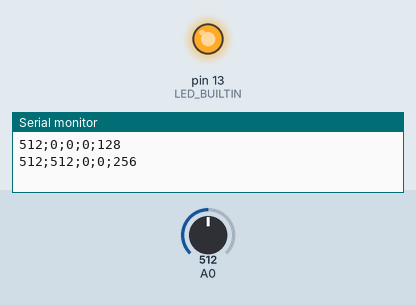
This sketch was run on a simulated Arduino Uno, built with avr-gcc and run on an emulated ATmega328P. On the bench: output pins drawn as LEDs (lit = HIGH), the last lines printed to the serial monitor. The test bench sets the inputs (shaded band); at power-on: A0 = 512.

Above: at 1.2 s.
1.3 s: A0 set to 884
4.3 s: A0 set to 914
At 6.1 s:
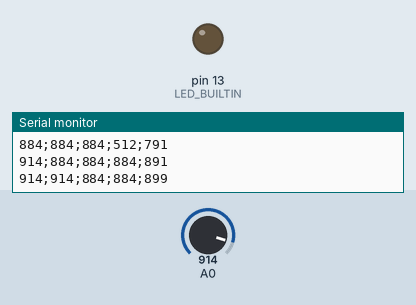
6.5 s: A0 set to 776
9.5 s: A0 set to 747
11.6 s: A0 set to 801
14.6 s: A0 set to 829
Timing chart, 0 to 17.6 s (numbered marks = the images above; inputs shaded):
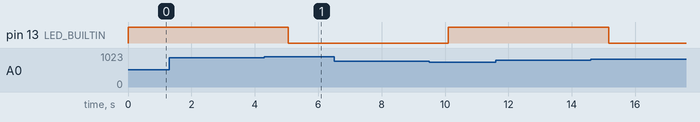

The sketch:

bonus.ino
```cpp
int cumul;
int cumul1, cumul2, cumul3;
int value;
int moyenne;

void setup() {
  // put your setup code here, to run once:
  Serial.begin(115200);
  value = 0;
  cumul1 = 0;
  cumul2 = 0;
  cumul3 = 0;
  pinMode(LED_BUILTIN, OUTPUT);
  digitalWrite(LED_BUILTIN, LOW);
}

void loop() {
  // put your main code here, to run repeatedly:
  cumul = 0;
  moyenne = 0;
  for(int count =0; count < 8 ; count++) // do 8 measures, compute average to reduce noise
  {
    value = analogRead(A0);
    delay(1); // short delay because A-D conversion need time
    cumul = cumul + value;
  }

  cumul = cumul >> 3; // c'est la moyenne, décallage de 3 donc divise par 2^3 = 8 car on a 8 valeurs
  moyenne = (cumul+cumul1+cumul2+cumul3)/4;
  if (moyenne < 800)
    digitalWrite(LED_BUILTIN, HIGH);
  else if (moyenne > 1400)
    digitalWrite(LED_BUILTIN, LOW);
  else
    digitalWrite(LED_BUILTIN, LOW);
  Serial.print(cumul);
  Serial.print(";");
  Serial.print(cumul1);
  Serial.print(";");
  Serial.print(cumul2);
  Serial.print(";");
  Serial.print(cumul3);
  Serial.print(";");
  Serial.println(moyenne);
  cumul3 = cumul2;
  cumul2 = cumul1;
  cumul1 = cumul;

  delay(1000);
}
```

Measured:
- the behaviour switches between 895 and 896 on A0 (found by bisection; images 0 and 1)
